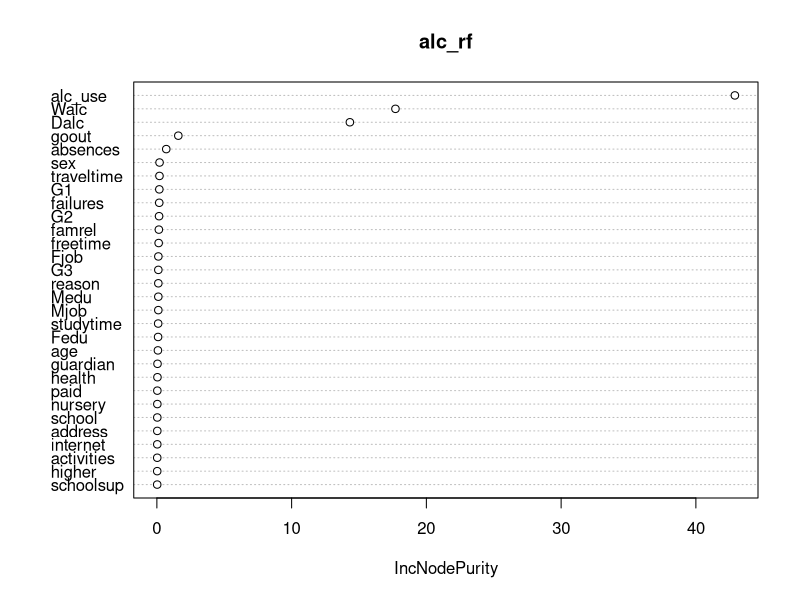
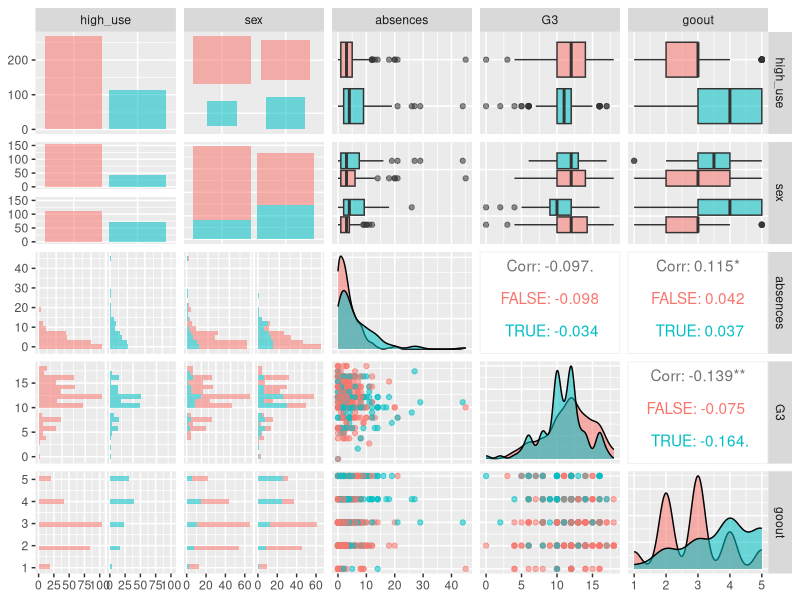
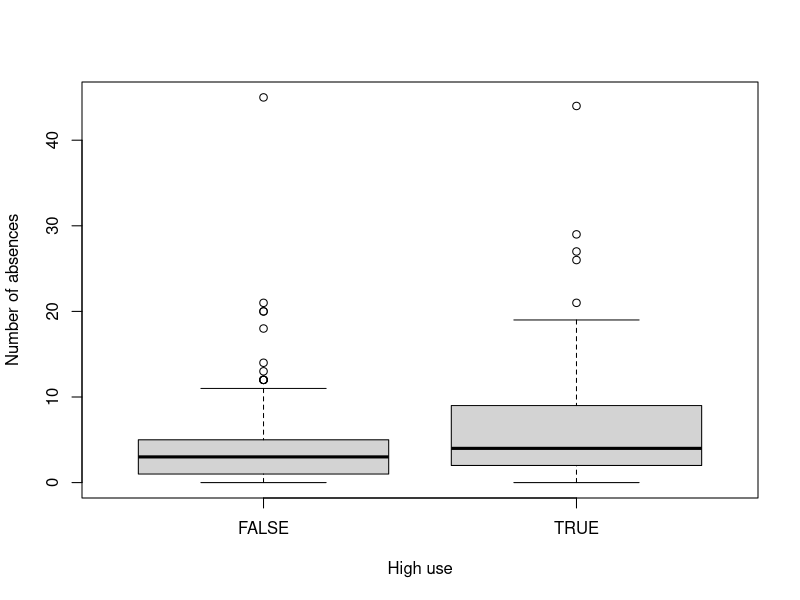
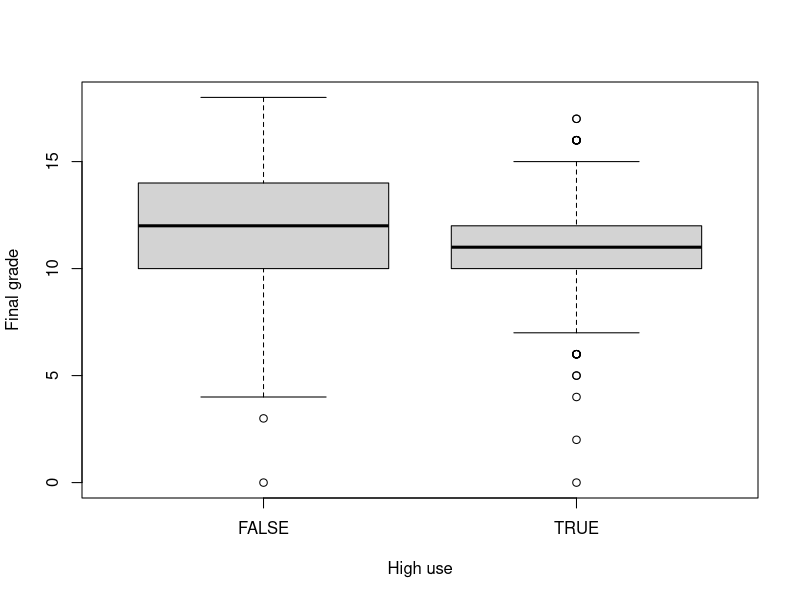
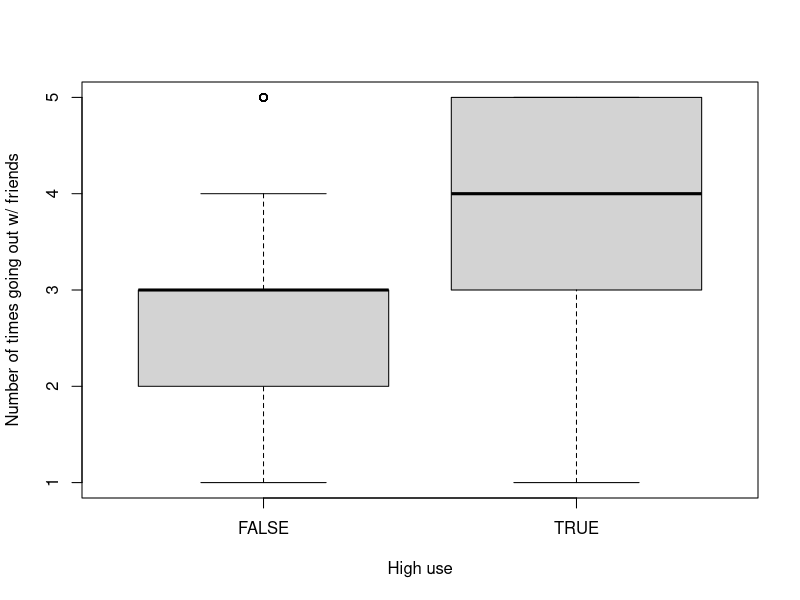

Write the R code that produced these figures, in order.
## ---- chunk 1
library(GGally)
library(randomForest)
library(dplyr)
## ---- chunk 2
alc <- read.table("data/alc_data.txt", sep="\t", header=TRUE)
colnames(alc)
## ---- chunk 3
alc_rf <- randomForest(high_use ~ ., data=alc)
varImpPlot(alc_rf)
## ---- chunk 4
ggpairs(alc[,c("high_use", "sex", "absences", "G3", "goout")],  aes(col=high_use, alpha=0.3), lower = list(combo = wrap("facethist", bins = 20)))
table(high_use = alc$high_use, sex = alc$sex)
boxplot(absences~high_use, data=alc, ylab="Number of absences", xlab="High use")
boxplot(G3~high_use, data=alc, ylab="Final grade", xlab="High use")
boxplot(goout~high_use, data=alc, ylab="Number of times going out w/ friends", xlab="High use")
## ---- chunk 5
m1 <- glm(high_use ~ sex + absences + G3 + goout, data = alc, family = "binomial")
summary(m1)
coef(m1)
OR <- coef(m1) %>% exp()
CI <- confint(m1) %>% exp()
cbind(OR, CI)
## ---- chunk 6
m2 <- glm(high_use ~ sex + absences + goout, data = alc, family = "binomial")
summary(m2)
coef(m2)
OR <- coef(m2) %>% exp()
CI <- confint(m2) %>% exp()
cbind(OR, CI)
